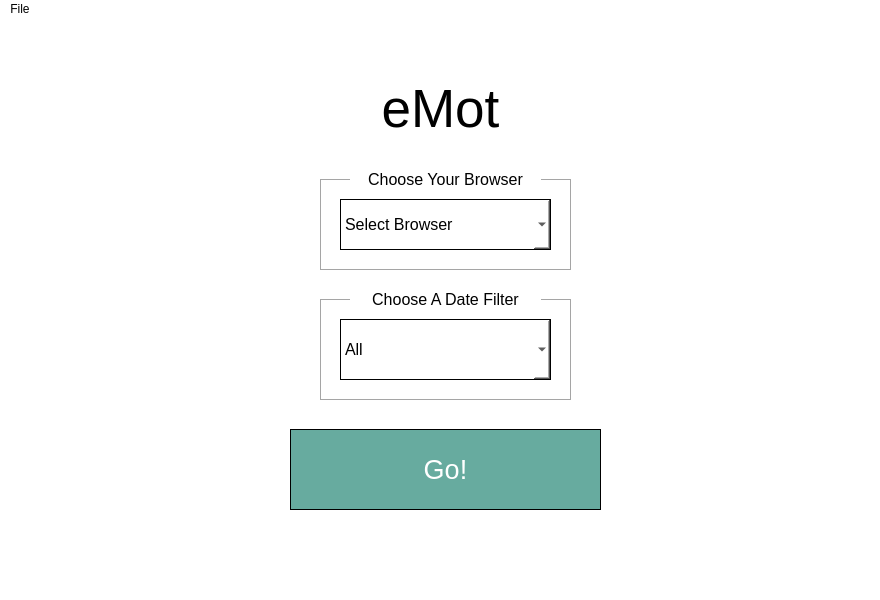
<?xml version="1.0" encoding="UTF-8"?>
<ui version="4.0">
 <class>MainWindow</class>
 <widget class="QMainWindow" name="MainWindow">
  <property name="geometry">
   <rect>
    <x>0</x>
    <y>0</y>
    <width>880</width>
    <height>600</height>
   </rect>
  </property>
  <property name="windowTitle">
   <string>MainWindow</string>
  </property>
  <property name="styleSheet">
   <string notr="true">background-color: rgb(255, 255, 255);</string>
  </property>
  <widget class="QWidget" name="centralwidget">
   <widget class="QLabel" name="emotHeader">
    <property name="geometry">
     <rect>
      <x>330</x>
      <y>40</y>
      <width>221</width>
      <height>100</height>
     </rect>
    </property>
    <property name="font">
     <font>
      <pointsize>40</pointsize>
      <weight>50</weight>
      <bold>false</bold>
     </font>
    </property>
    <property name="text">
     <string>eMot</string>
    </property>
    <property name="alignment">
     <set>Qt::AlignCenter</set>
    </property>
   </widget>
   <widget class="QLabel" name="browserTextLabel">
    <property name="geometry">
     <rect>
      <x>350</x>
      <y>150</y>
      <width>191</width>
      <height>20</height>
     </rect>
    </property>
    <property name="font">
     <font>
      <pointsize>12</pointsize>
     </font>
    </property>
    <property name="styleSheet">
     <string notr="true">background-color: rgb(255, 255, 255);</string>
    </property>
    <property name="text">
     <string>Choose Your Browser</string>
    </property>
    <property name="alignment">
     <set>Qt::AlignCenter</set>
    </property>
   </widget>
   <widget class="QLabel" name="emptyBox">
    <property name="geometry">
     <rect>
      <x>320</x>
      <y>160</y>
      <width>251</width>
      <height>91</height>
     </rect>
    </property>
    <property name="styleSheet">
     <string notr="true">border: 1px solid rgb(165, 165, 165);
background-color: rgb(255, 255, 255);
</string>
    </property>
    <property name="text">
     <string/>
    </property>
   </widget>
   <widget class="QComboBox" name="browserComboBox">
    <property name="geometry">
     <rect>
      <x>340</x>
      <y>180</y>
      <width>211</width>
      <height>51</height>
     </rect>
    </property>
    <property name="font">
     <font>
      <pointsize>12</pointsize>
     </font>
    </property>
    <property name="statusTip">
     <string>Choose the browser you want to use</string>
    </property>
    <property name="styleSheet">
     <string notr="true">border: 1px solid black</string>
    </property>
    <property name="currentText">
     <string>Select Browser</string>
    </property>
    <property name="placeholderText">
     <string/>
    </property>
    <item>
     <property name="text">
      <string>Select Browser</string>
     </property>
    </item>
    <item>
     <property name="text">
      <string>Chrome</string>
     </property>
    </item>
    <item>
     <property name="text">
      <string>Edge</string>
     </property>
    </item>
    <item>
     <property name="text">
      <string>Firefox</string>
     </property>
    </item>
    <item>
     <property name="text">
      <string>Safari</string>
     </property>
    </item>
    <item>
     <property name="text">
      <string>Brave</string>
     </property>
    </item>
    <item>
     <property name="text">
      <string>Opera</string>
     </property>
    </item>
   </widget>
   <widget class="QLabel" name="dateTextLabel">
    <property name="geometry">
     <rect>
      <x>350</x>
      <y>270</y>
      <width>191</width>
      <height>20</height>
     </rect>
    </property>
    <property name="font">
     <font>
      <pointsize>12</pointsize>
     </font>
    </property>
    <property name="styleSheet">
     <string notr="true">background-color: rgb(255, 255, 255);</string>
    </property>
    <property name="text">
     <string>Choose A Date Filter</string>
    </property>
    <property name="alignment">
     <set>Qt::AlignCenter</set>
    </property>
   </widget>
   <widget class="QLabel" name="emptyBox_2">
    <property name="geometry">
     <rect>
      <x>320</x>
      <y>280</y>
      <width>251</width>
      <height>101</height>
     </rect>
    </property>
    <property name="styleSheet">
     <string notr="true">border: 1px solid rgb(165, 165, 165);
background-color: rgb(255, 255, 255);
</string>
    </property>
    <property name="text">
     <string/>
    </property>
   </widget>
   <widget class="QComboBox" name="dateComboBox">
    <property name="geometry">
     <rect>
      <x>340</x>
      <y>300</y>
      <width>211</width>
      <height>61</height>
     </rect>
    </property>
    <property name="font">
     <font>
      <pointsize>12</pointsize>
     </font>
    </property>
    <property name="statusTip">
     <string>Choose a date filter</string>
    </property>
    <property name="styleSheet">
     <string notr="true">border: 1px solid black</string>
    </property>
    <item>
     <property name="text">
      <string>All</string>
     </property>
    </item>
    <item>
     <property name="text">
      <string>Hour</string>
     </property>
    </item>
    <item>
     <property name="text">
      <string>Day</string>
     </property>
    </item>
    <item>
     <property name="text">
      <string>Week</string>
     </property>
    </item>
    <item>
     <property name="text">
      <string>Month</string>
     </property>
    </item>
    <item>
     <property name="text">
      <string>Year</string>
     </property>
    </item>
   </widget>
   <widget class="QPushButton" name="button">
    <property name="geometry">
     <rect>
      <x>290</x>
      <y>410</y>
      <width>311</width>
      <height>81</height>
     </rect>
    </property>
    <property name="font">
     <font>
      <pointsize>20</pointsize>
     </font>
    </property>
    <property name="statusTip">
     <string>Click to start the sentiment analysis</string>
    </property>
    <property name="styleSheet">
     <string notr="true">color: rgb(255, 255, 255);
background-color: rgb(103, 171, 159);
border: 1px solid black;</string>
    </property>
    <property name="text">
     <string>Go!</string>
    </property>
   </widget>
   <zorder>emptyBox_2</zorder>
   <zorder>emotHeader</zorder>
   <zorder>emptyBox</zorder>
   <zorder>browserTextLabel</zorder>
   <zorder>browserComboBox</zorder>
   <zorder>dateTextLabel</zorder>
   <zorder>dateComboBox</zorder>
   <zorder>button</zorder>
  </widget>
  <widget class="QMenuBar" name="menubar">
   <property name="geometry">
    <rect>
     <x>0</x>
     <y>0</y>
     <width>880</width>
     <height>26</height>
    </rect>
   </property>
   <widget class="QMenu" name="menuFile">
    <property name="title">
     <string>File</string>
    </property>
    <addaction name="actionpreferences"/>
    <addaction name="actionabout"/>
   </widget>
   <addaction name="menuFile"/>
  </widget>
  <widget class="QStatusBar" name="statusbar"/>
  <action name="actionpreferences">
   <property name="text">
    <string>preferences</string>
   </property>
  </action>
  <action name="actionabout">
   <property name="text">
    <string>about</string>
   </property>
  </action>
 </widget>
 <resources/>
 <connections/>
</ui>
